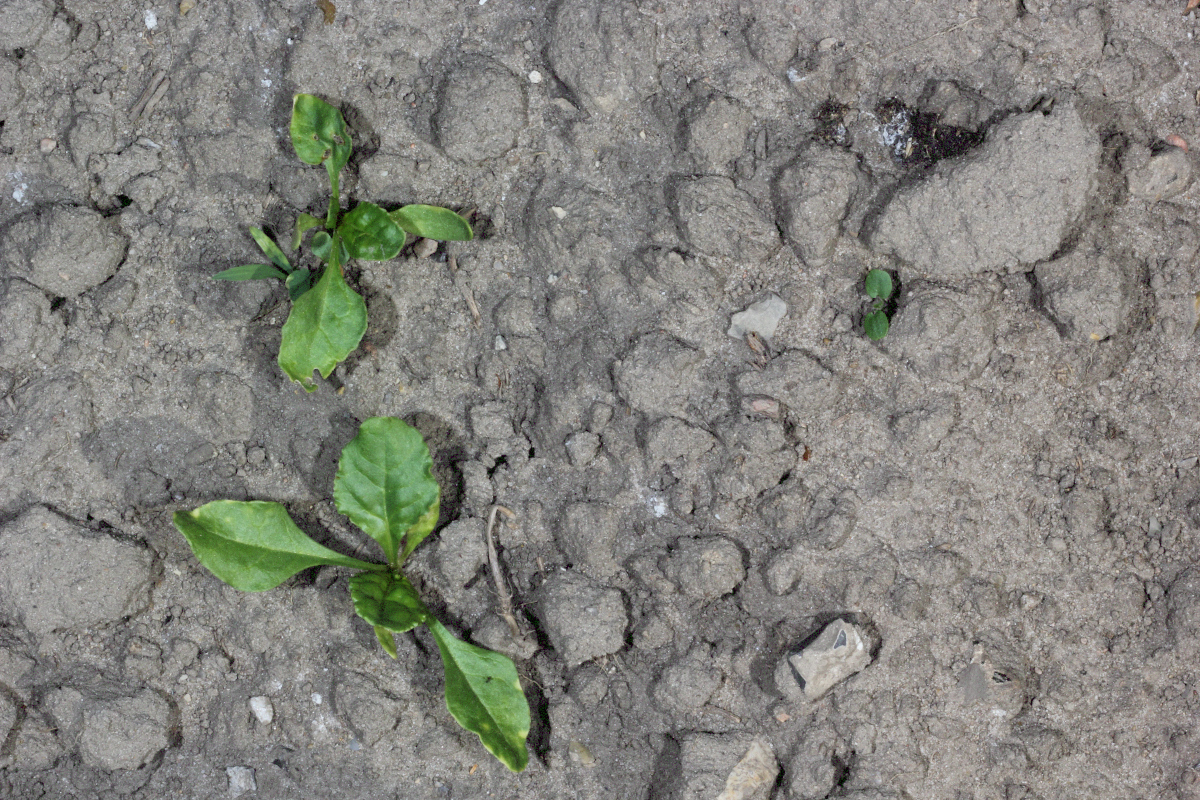
#> input picture DIP/Demos/Morphology/sugarbeet.JPG, 1200 x 800 px
$ python demo_morphology.py
#> lines starting #> are read from the running program, lines starting #| are printed output that depends on the picture; after the words box and inside, x2 and y2 are one past the last pixel; in counts of white or black regions, pixels touching at a corner belong together
#!/usr/bin/env python3
# -*- coding: utf-8 -*-
"""

@author: Mads Dyrmann
"""

from skimage.util import img_as_float
from skimage.io import imshow
from imageio import imread, imwrite
import matplotlib.pyplot as plt
from skimage.morphology import disk, erosion, dilation
plt.gray()

#read image
plt.figure()
I = img_as_float(imread('sugarbeet.JPG'))
plt.imshow(I)

#Create a grayscale image by weighting the color channels
plt.figure()
Ig = 2*I[:,:,1] - I[:,:,0] - I[:,:,2]
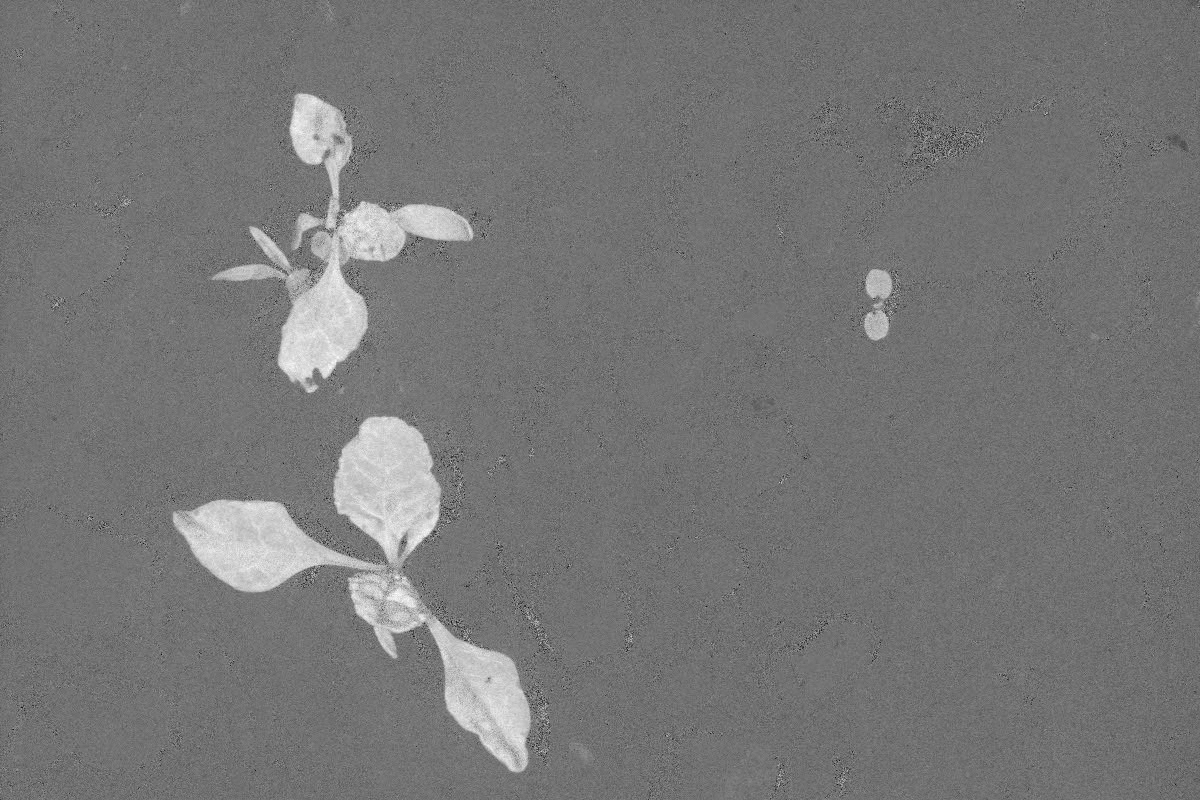
#> Ig: shape (800, 1200) float64; min -0.522, max 0.647, mean 0.0237; drawn with min black and max white
plt.imshow(Ig, cmap='gray')

#Threshold the image
plt.figure()
Ibw = Ig>0.11
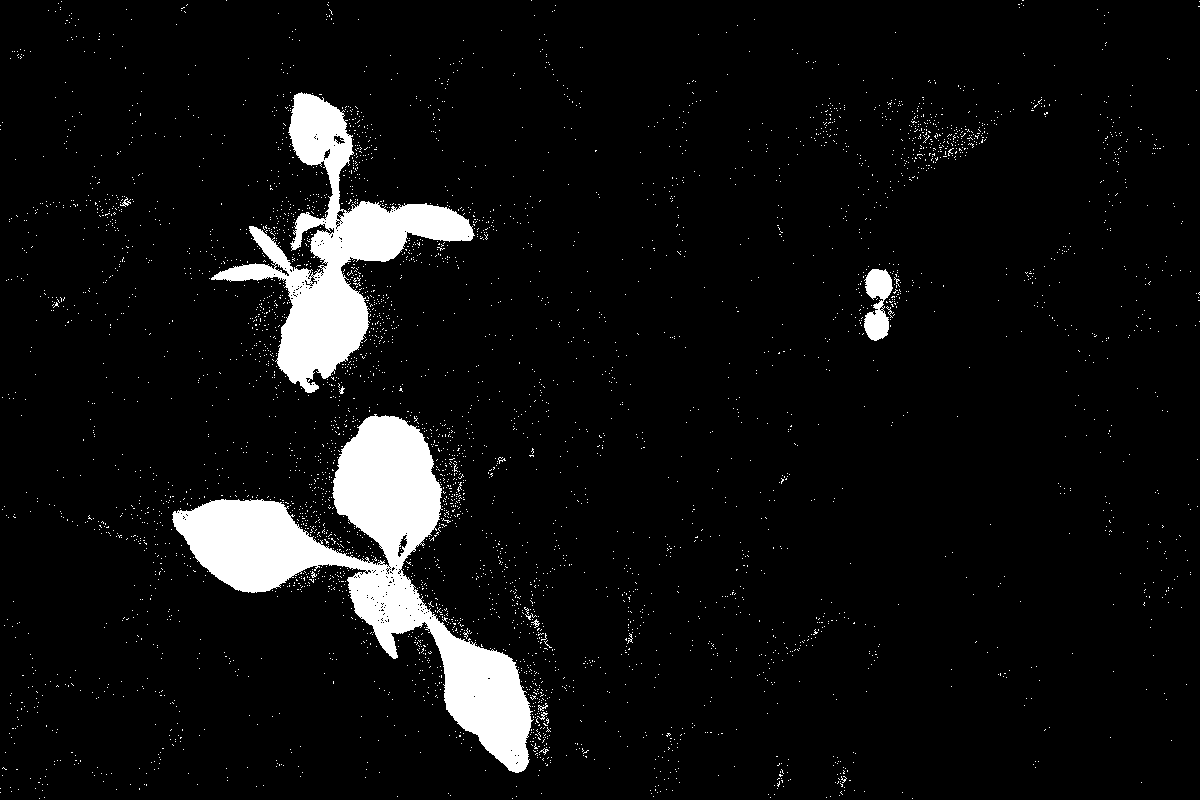
#> Ibw: shape (800, 1200) bool; 6.5% white; 4360 white regions (4349 under 20 px), largest, box (x1, y1, x2, y2) and area: (172, 414, 534, 773) 34100, (211, 92, 475, 393) 20319, (864, 269, 893, 341) 1335
plt.imshow(Ibw, cmap='gray')


# Let's try removing some noise using erosion
strel = disk(2)
Iero = erosion(Ibw, strel)
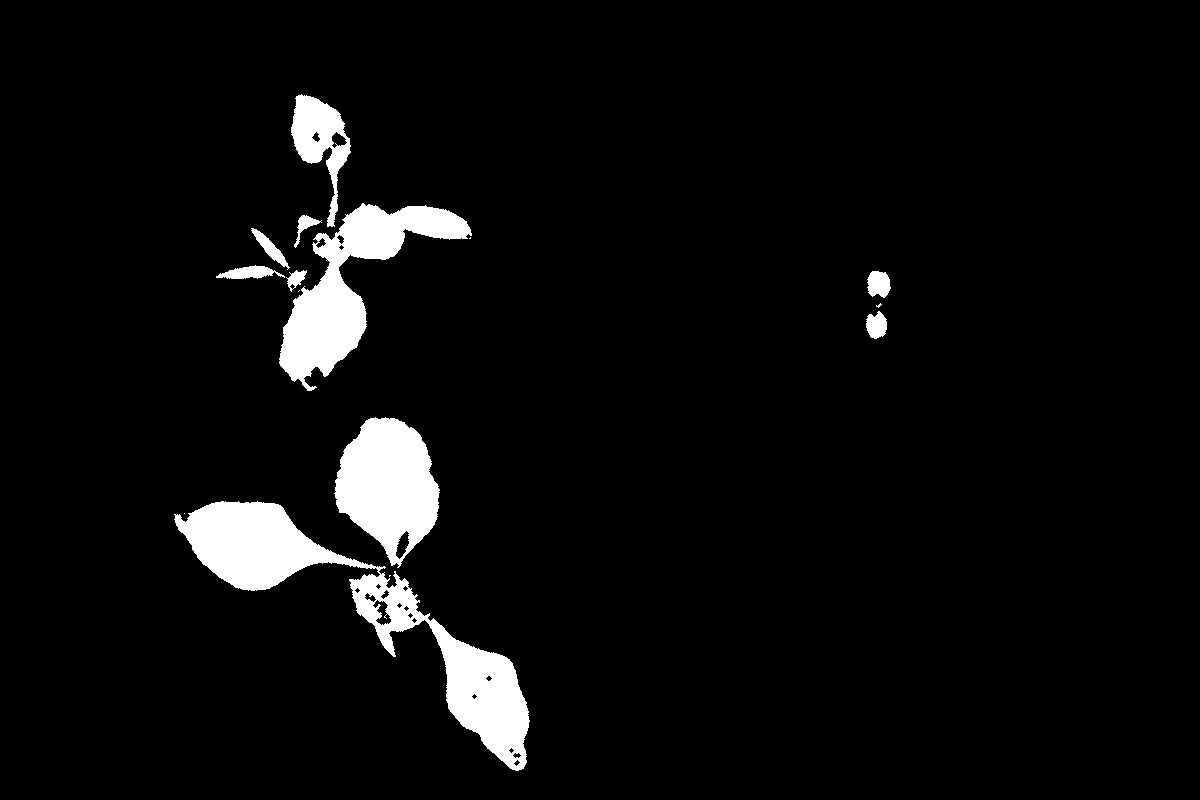
#> Iero: shape (800, 1200) bool; 4.9% white; 15 white regions (5 under 20 px), largest, box (x1, y1, x2, y2) and area: (174, 501, 530, 771) 19706, (279, 203, 472, 391) 11747, (334, 417, 440, 568) 10300
plt.figure()
imshow(Iero,  cmap='gray')


# Let's try som dilation to make objects go back to their normal size
Idil = dilation(Iero, strel)
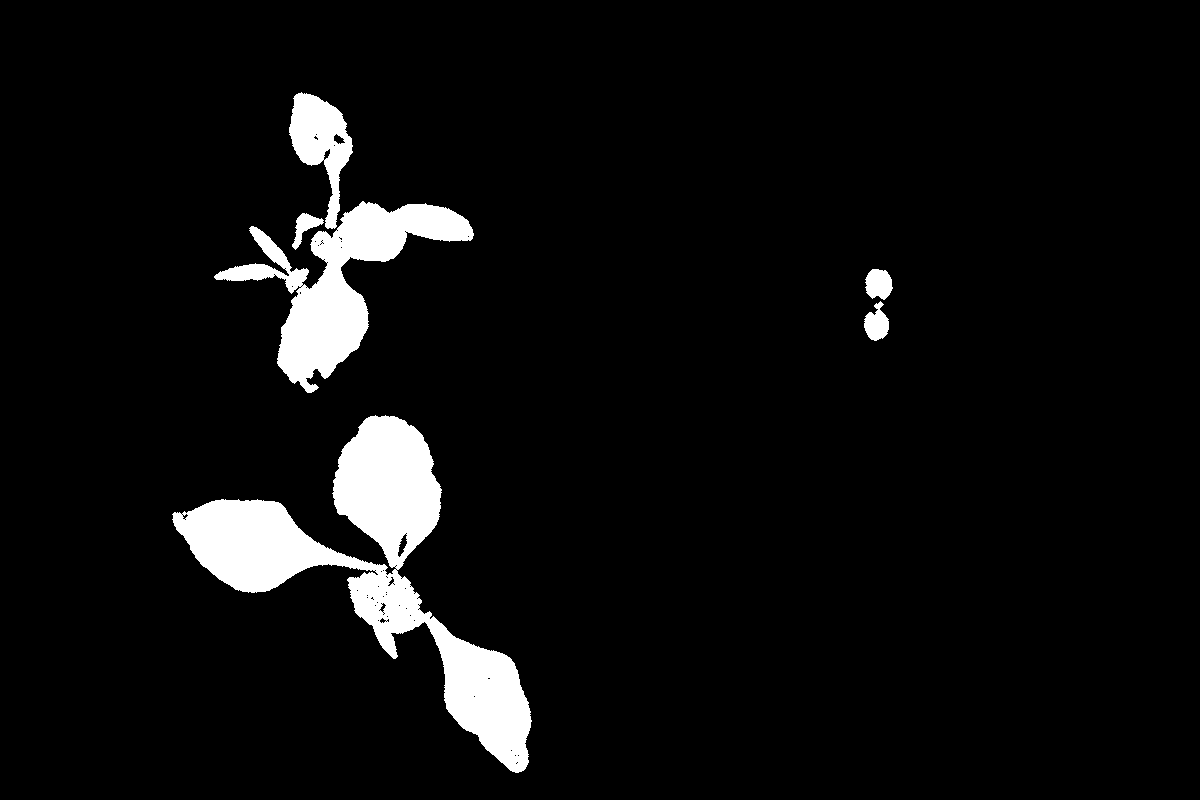
#> Idil: shape (800, 1200) bool; 5.7% white; 6 white regions, box (x1, y1, x2, y2) and area: (172, 415, 532, 773) 33521, (214, 201, 474, 393) 15128, (289, 92, 353, 229) 4064, (865, 269, 893, 300) 658, (864, 301, 889, 341) 634, (292, 213, 324, 250) 457
plt.figure()
plt.imshow(Idil,  cmap='gray')
